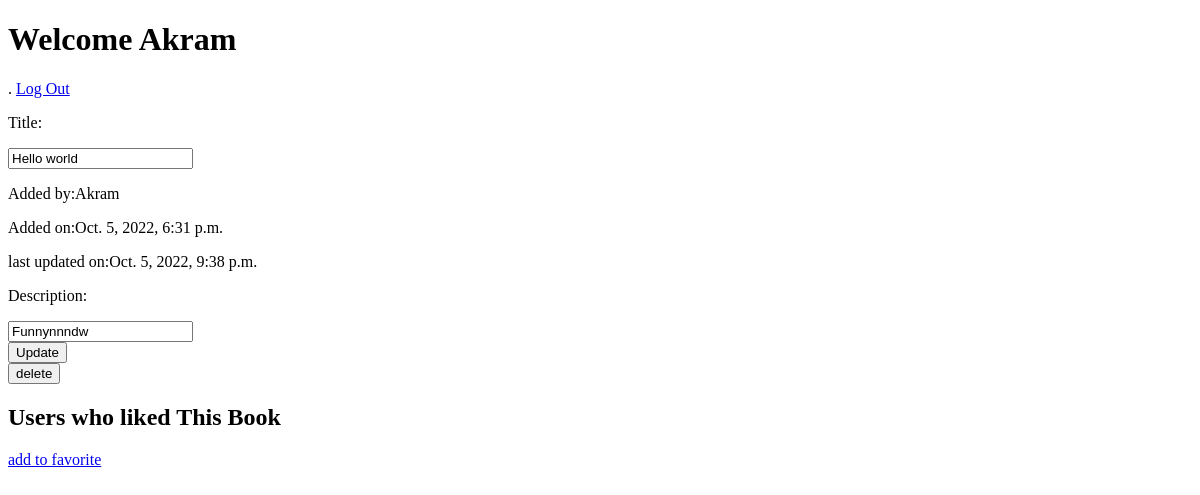
Page /books/15 (signed in) on the earlier database version.
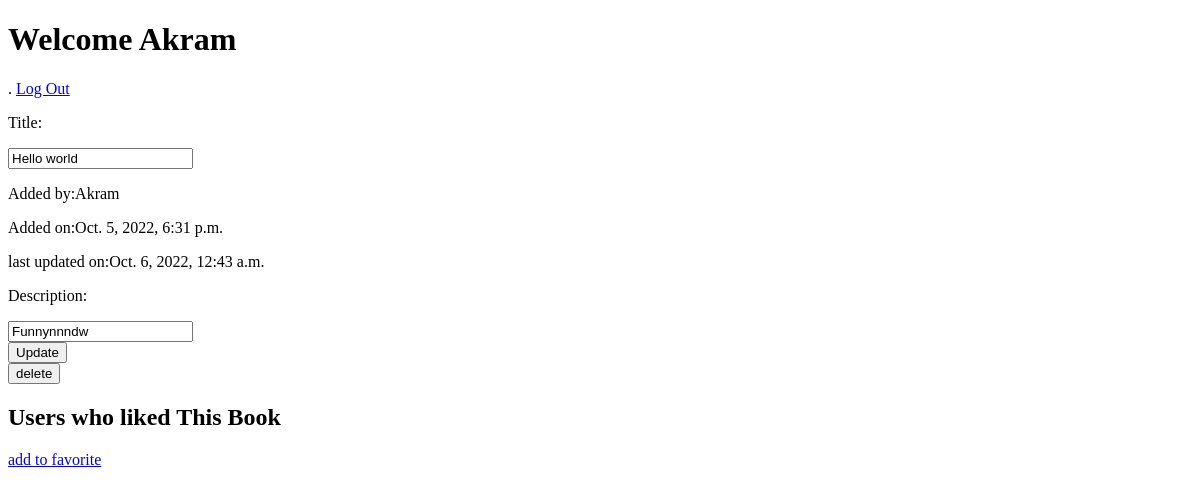
Same page on the later database version.
### fav_book/models.py (models this page shows)
class Book(models.Model):
    title = models.CharField(max_length=255)
    description = models.TextField(max_length=255)
    user = models.ForeignKey(User,related_name="books_uploaded", on_delete = models.CASCADE)
    users_who_liked = models.ManyToManyField(User, related_name="liked_books")
    created_at = models.DateTimeField(auto_now_add=True)
    updated_at = models.DateTimeField(auto_now=True)
    objects = BookManager()

class User(models.Model):
    first_name = models.CharField(max_length=45)
    last_name=models.CharField(max_length=45)
    email =models.EmailField(max_length=45)
    password = models.CharField(max_length=255)
    created_at = models.DateTimeField(auto_now_add=True)
    updated_at = models.DateTimeField(auto_now=True)
    objects = UserManager()

### fav_book/views.py (the view)
# urls.py: path('books/<int:bookid>',views.showbook),
def showbook(request,bookid):
    context={
        'alldatauser':User.objects.get(id=request.session['userid']),
        'alldatabook':Book.objects.get(id=bookid),
    }
    return render (request,'bookdata.html',context)

### fav_book/templates/bookdata.html (shortened to what this page needs)
<!DOCTYPE html>
<html lang="en">
<head>
</head>
<body>
    <h1>Welcome {{request.session.first_name}}</h1>.
    <a href="/logout">Log Out</a>
    <p>Title:</p><input type="text" name="title1" value="{{alldatabook.title}}">
    <p> Added by:{{alldatabook.user.first_name}}</p>
    <p>Added on:{{alldatabook.created_at}}</p>
    <p>last updated on:{{alldatabook.updated_at}}</p>
    {%if request.session.userid == alldatabook.user.id %}
    <form action="/edit" method="post">
    <p>Description:</p><input type="text" value="{{alldatabook.description}}" name="desc1"><br>
        <input type="submit" value="Update" name="update">
    </form>
    <form action="/delete" method="post">
        <input type="submit" value="delete" name="delete">
    </form>
    {%endif%}
    <h2>Users who liked This Book</h2>
        {%if alldatabook not in alldatauser.liked_books.all%}
        <a href="/favorite/{{alldatabook.id}}">add to favorite</a>
        {%else%}
        <a href="/unfavorite/{{alldatabook.id}}">remove from favorite</a>
        {%endif%}
</body>
</html>

Differences in the rows shown:
changed Book "Hello world": updated_at "Oct. 5, 2022, 9:38 p.m." → "Oct. 6, 2022, 12:43 a.m."
